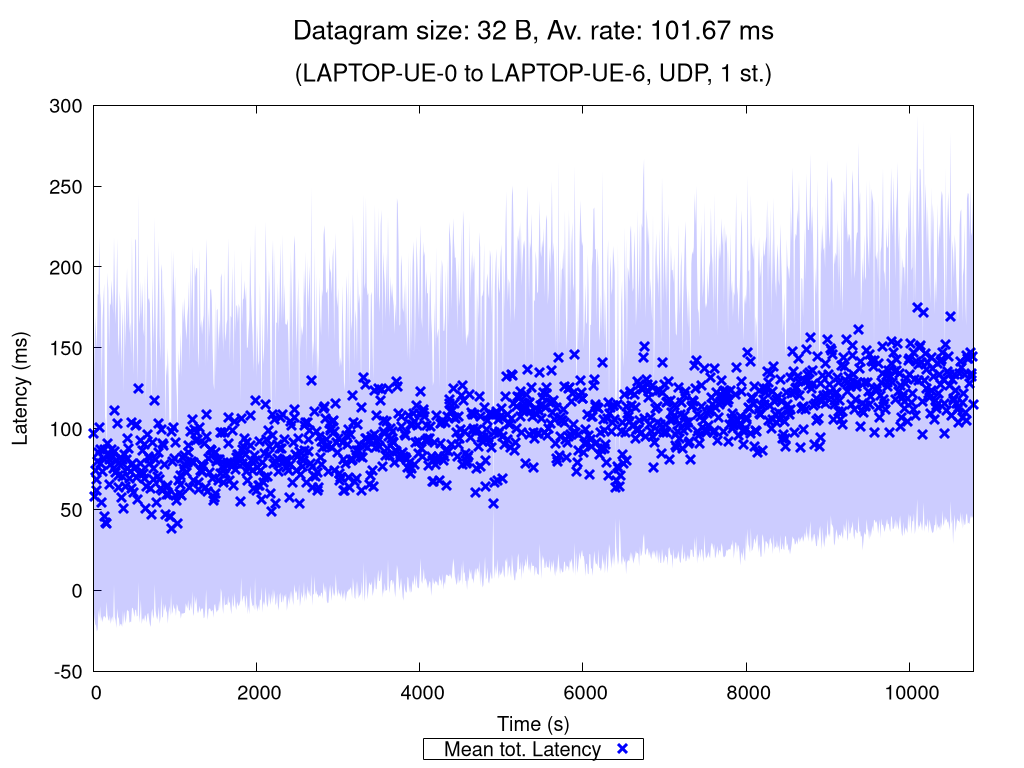

Recreate this plot in gnuplot.
set terminal pngcairo nocrop enhanced size 1024,768 font "Verdana,15"
set output "UDP_1_st_2020_11_02_13-32-02_one2two_00032B.png"

set title "{/=20 Datagram size: 32 B, Av. rate: 101.67 ms}\n\n{/=18 (LAPTOP-UE-0 to LAPTOP-UE-6, UDP, 1 st.)}"

set xlabel "Time (s)"
set ylabel "Latency (ms)"
set ytics nomirror
set key bmargin center horizontal box samplen 1 width -1
set bmargin 4.6
set rmargin 4.5

rf = 1.0  # rate factor
set style fill transparent solid 0.2 noborder
set autoscale xfix
plot "UDP_1_st_2020_11_02_13-32-02_one2two_00032B_iperf_processed.dat" using 1:($2/rf-$3/rf):($2/rf+$3/rf) with filledcurves lc rgb "blue" notitle, \
     "" using 1:($2/rf) with points pt 2 ps 1.5 lw 3 lc rgb "blue" title "Mean tot. Latency", \
